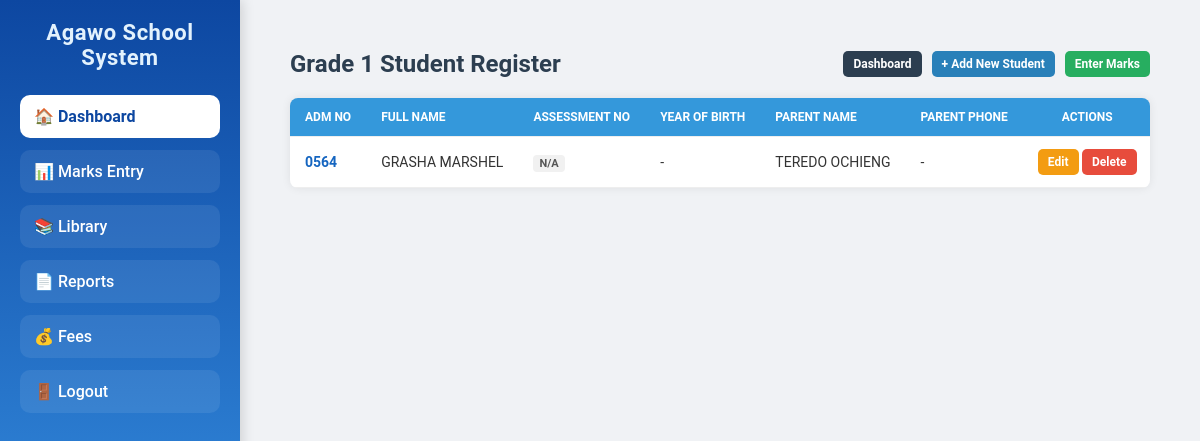
The page /grades/1/ (signed in) on the database as committed earlier.
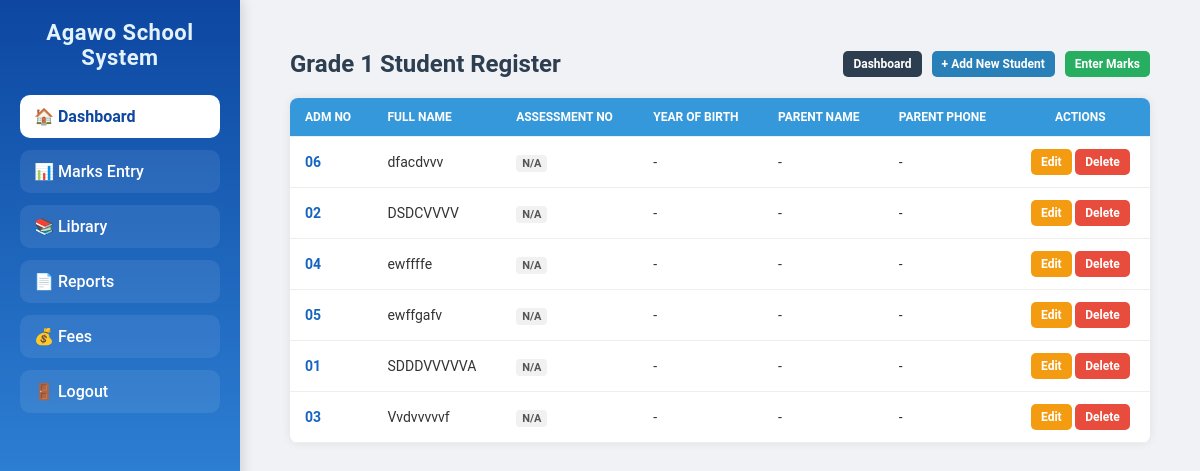
The same page on the database as committed later.
### core/models.py (models this page shows, shortened)
class Student(models.Model):
    student_name = models.CharField(max_length=200)
    admission_number = models.CharField(max_length=20, unique=True)
    grade = models.CharField(max_length=20, choices=GRADE_CHOICES)
    parent_name = models.CharField(max_length=200, blank=True, null=True)
    parent_phone = models.CharField(max_length=15, blank=True, null=True)

### core/views.py (the view)
# urls.py: path('grades/<int:grade>/', views.grade_students, name='grade_students'),
@login_required
def grade_students(request, grade):
    grade_map = {str(i): f"Grade {i}" for i in range(1, 10)}
    grade_name = grade_map.get(str(grade), f"Grade {grade}")
    students = Student.objects.filter(grade=grade_name)
    return render(request, "grade_students.html", {"grade": grade, "students": students})

### templates/grade_students.html (shortened to what this page needs)
{% extends "base.html" %}
{% block content %}
<div class="container">
    <div class="top-bar">
        <h2>Grade {{ grade }} Student Register</h2>
        <div class="top-actions">
            <a href="{% url 'dashboard' %}" class="btn back">Dashboard</a>
            {% if user.is_staff %}
                <a href="{% url 'add_student' %}?grade=Grade {{ grade }}" class="btn add">
                    + Add New Student
                </a>
            {% endif %}
            <a href="{% url 'marks_entry' %}" class="btn marks">Enter Marks</a>
        </div>
    </div>
    <div class="table-responsive">
        <table>
            <thead>
                <tr>
                    <th>Adm No</th>
                    <th>Full Name</th>
                    <th>Assessment No</th>
                    <th>Year of Birth</th>
                    <th>Parent Name</th>
                    <th>Parent Phone</th>
                    <th style="text-align:center;">Actions</th>
                </tr>
            </thead>
            <tbody>
                {% for student in students %}
                <tr>
                    <td style="font-weight:bold; color:#1565c0;">
                        {{ student.admission_number }}
                    </td>
                    <td>{{ student.student_name }}</td>
                    <td>
                        <span class="info-badge">
                            {{ student.assessment_number|default:"N/A" }}
                        </span>
                    </td>
                    <td>{{ student.year_of_birth|default:"-" }}</td>
                    <td>{{ student.parent_name|default:"-" }}</td>
                    <td>
                        {% if student.parent_phone %}
                            <a href="tel:{{ student.parent_phone }}"
                               style="color:#27ae60; font-weight:bold; text-decoration:none;">
                                📞 {{ student.parent_phone }}
                            </a>
                        {% else %}
                            -
                        {% endif %}
                    </td>
                    <td style="text-align:center;">
                        <a href="{% url 'edit_student' student.id %}" class="btn edit">
                            Edit
                        </a>
                        {% if user.is_staff %}
                            <a href="{% url 'delete_student' student.id %}"
                               class="btn delete"
                               onclick="return confirm('Delete {{ student.student_name }}?');">
                               Delete
                            </a>
                        {% endif %}
                    </td>
                </tr>
                {% empty %}
                <tr>
                    <td colspan="7" class="empty">
                        No students found in Grade {{ grade }}.
                    </td>
                </tr>
                {% endfor %}
            </tbody>
        </table>
    </div>
</div>
{% endblock %}

Rows that differ between the two databases and show on the page:
removed Student: admission_number "0564", student_name "GRASHA MARSHEL", assessment_number "N/A", year_of_birth "-", parent_name "TEREDO OCHIENG"
added Student: admission_number "06", student_name "dfacdvvv", assessment_number "N/A", year_of_birth "-", parent_name "-"
added Student: admission_number "02", student_name "DSDCVVVV", assessment_number "N/A", year_of_birth "-", parent_name "-"
added Student: admission_number "04", student_name "ewffffe", assessment_number "N/A", year_of_birth "-", parent_name "-"
added Student: admission_number "05", student_name "ewffgafv", assessment_number "N/A", year_of_birth "-", parent_name "-"
added Student: admission_number "01", student_name "SDDDVVVVVA", assessment_number "N/A", year_of_birth "-", parent_name "-"
added Student: admission_number "03", student_name "Vvdvvvvvf", assessment_number "N/A", year_of_birth "-", parent_name "-"
